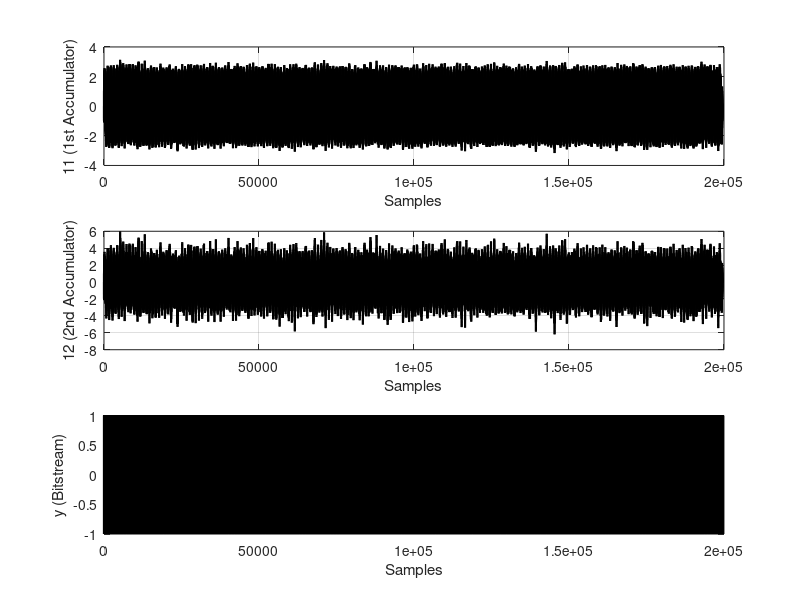
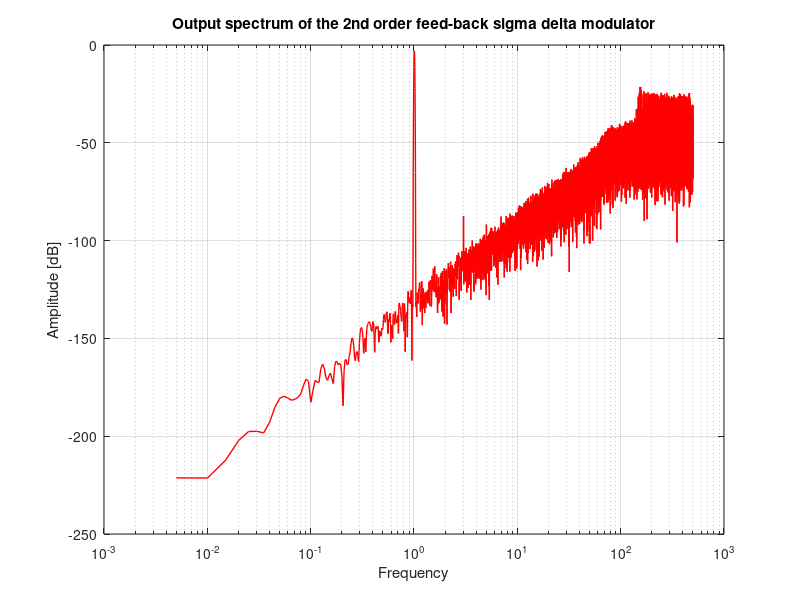

Recreate these plots in MATLAB, in order.
% 2nd order sigma-delta with feed back loop filter

clear all; close all;

% Input and sampling definitions
fin        = 1.003;  % input frequency (kHz) 
fs         = 1000;   % sampling frequency (kHz) 
amplitude  = 0.7;
offset     = 0.00;
nr_periods = 200;

N = round(nr_periods*fs/fin);

in = offset + amplitude*sin(2*pi*[1:N]/(fs/fin));

% Pre-allocation of vectors
y = zeros(1,N); w1 = y; w2 = y;  y(1) = 1;

% Feedback filter coefficients
b1 = 1; b2 = 1;
a1 = 1; a2 = 2;

% Main Modulator Loop
for a = 2:N,
    w2(a) = w2(a-1) + b2*(w1(a-1)-a2*y(a-1));
    y(a) = 2*(w2(a)>=0)-1;
    w1(a) = w1(a-1) + b1*(in(a-1)-a1*y(a-1));
end

%************************************************************************
% Display the 'time domain' output values
%************************************************************************
 
figure(1);
subplot(3,1,1); plot(w1,'k','LineWidth',1.5);
xlabel('Samples'); ylabel('11 (1st Accumulator)');  grid on;
subplot(3,1,2); plot(w2,'k','LineWidth',1.5);
xlabel('Samples'); ylabel('12 (2nd Accumulator)');  grid on;
subplot(3,1,3); plot(y,'k','LineWidth',1.5);
xlabel('Samples'); ylabel('y (Bitstream)');  grid on;
    
%************************************************************************
% Display the 'frequency domain' output values
%************************************************************************
    
fres = fs/N;

ffty = abs(fft(y'.*(kaiser(length(y),20)))); % compute magnitude spectrum
    
ffty = 20*log10(ffty/max(ffty)/sqrt(2)); % Scale the spectrum
   
figure(2);
semilogx((1:N/2)*fres,ffty(1:N/2),'-r','LineWidth',1);   
grid on; xlabel('Frequency'); ylabel('Amplitude [dB]');
title('Output spectrum of the 2nd order feed-back sigma delta modulator');
  
